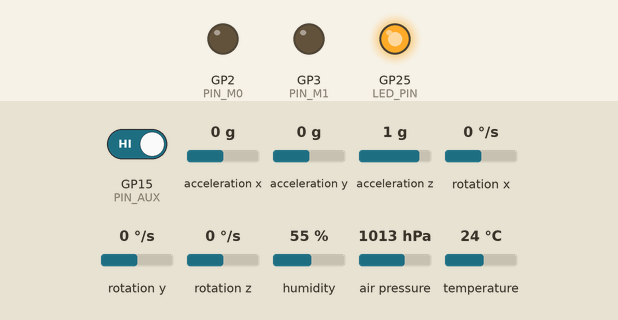
Simulated run of this sketch. Board: Raspberry Pi Pico. Parts: output pins drawn as LEDs (lit = HIGH). Wiring (inferred from the names in the program): MPU-6050 motion sensor at I2C address 0x68. Inputs (shaded band) come from the test bench; at power-on: GP15 (PIN_AUX) HIGH, acceleration x 0 g, acceleration y 0 g, acceleration z 1 g, rotation x 0 °/s, rotation y 0 °/s, rotation z 0 °/s, humidity 55 %, air pressure 1013 hPa, temperature 24 °C. The modem accepts every AT command (registered, SIM ready, sends succeed) and sends nothing else; what the sketch prints to the serial monitor is not drawn.

Above: at 10.5 s.
10.6 s: GP15 (PIN_AUX) driven LOW
At 11.2 s:
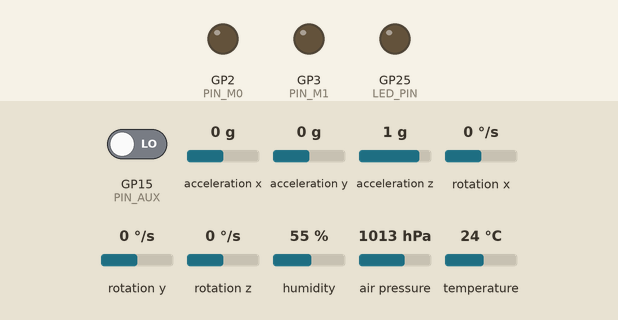
12.1 s: GP15 (PIN_AUX) driven HIGH
At 12.9 s:
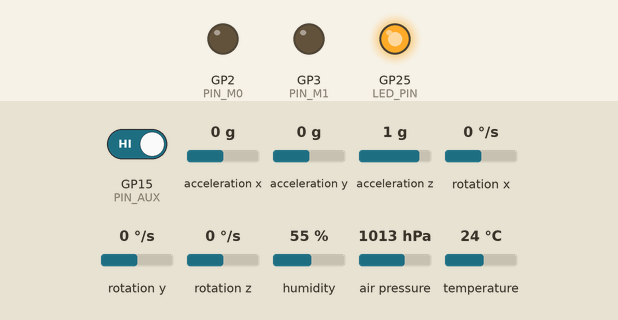
Timing chart, 0 to 15.1 s (numbered marks = the images above; inputs shaded):
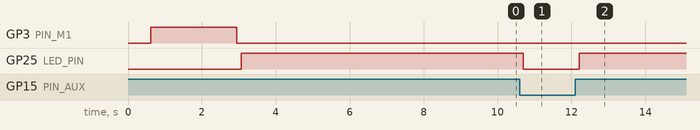

The sketch:

pico_E22_TX.ino
```cpp
// ============================================================
// E22-900T30D  —  TRANSMITTER
// TEKNOFEST HYİ Protocol — 78-byte binary packet
//
// UART0 : GP0=TX  GP1=RX   (Serial1) — E22 LoRa
// M0    : GP2  (output)
// M1    : GP3  (output)
// AUX   : GP15 (input)  → onboard LED (GP25)
// I2C0  : GP4=SDA  GP5=SCL
//   MPU6050 @ 0x68  (direct register writes — clone safe)
//   BME280  @ 0x76  (Adafruit BME280 library)
// ============================================================

#include <Wire.h>
#include <math.h>
#include <Adafruit_Sensor.h>
#include <Adafruit_BME280.h>

// ============================================================
// HUMAN-READABLE CONFIGURATION
// ============================================================
struct LoRaSettings {
  uint16_t address;     // Module Address (0 to 65535)
  uint8_t  netID;       // Network ID (0 to 255)
  uint8_t  channel;     // Frequency Channel (0 to 83)
  uint32_t baudRate;    // UART Baud: 9600, 19200, 115200, etc.
  uint8_t  airDataRate; // Air kbps: 2 (for 2.4k), 9 (for 9.6k), etc.
  uint8_t  txPower;     // Power dBm: 30, 27, 24, 21
  bool     fixedMode;   // true = Fixed Mode, false = Transparent
};

// Edit these values to quickly change your setup:
LoRaSettings myConfig = {
  .address     = 0x0001,   // Set to 0x0002 for the Receiver[cite: 2]
  .netID       = 0x00,     // Network ID[cite: 1, 2]
  .channel     = 18,        // <--- CHANGE CHANNEL HERE
  .baudRate    = 115200,   // Match your Serial1.begin() speed[cite: 1]
  .airDataRate = 2,        // 2.4kbps (standard for range)[cite: 1, 2]
  .txPower     = 30,       // Maximum power (30dBm)[cite: 1]
  .fixedMode   = true      // Required for targeted transmission[cite: 1]
};

// ---- Pin definitions ---------------------------------------
#define PIN_M0        2
#define PIN_M1        3
#define PIN_AUX       15
#define LED_PIN       25

// ---- I2C addresses -----------------------------------------
#define MPU_ADDR      0x68
#define BME_ADDR      0x76
#define SEA_LEVEL_HPA 1013.25f

// ---- HYİ protocol ------------------------------------------
#define TEAM_ID       0x00   // TODO: replace with assigned team ID
#define PACKET_SIZE   78

// ---- MPU6050 registers -------------------------------------
#define MPU_PWR_MGMT_1   0x6B
#define MPU_SMPLRT_DIV   0x19
#define MPU_CONFIG_REG   0x1A
#define MPU_GYRO_CONFIG  0x1B
#define MPU_ACCEL_CONFIG 0x1C
#define MPU_ACCEL_XOUT_H 0x3B
#define MPU_WHO_AM_I     0x75

// ---- Scale factors -----------------------------------------
// Accel: keep in g for HYİ packet; also compute m/s² for debug
#define ACCEL_SCALE_G   (1.0f / 16384.0f)        // ±2g → g
#define ACCEL_SCALE_MS2 (9.80665f / 16384.0f)    // ±2g → m/s²
#define GYRO_SCALE      (1.0f / 131.0f)           // ±250°/s → °/s

// ---- Struct declared at top so all functions can see it ----
struct ImuData {
  float ax_g,  ay_g,  az_g;   // acceleration in g  (for packet)
  float ax_ms2,ay_ms2,az_ms2; // acceleration in m/s² (for debug)
  float gx, gy, gz;            // gyroscope in °/s
};

// ---- Float→bytes union (IEEE 754 little-endian) ------------
typedef union {
  float    value;
  uint8_t  bytes[4];
} FLOAT32_CONV;

// ---- Objects -----------------------------------------------
Adafruit_BME280 bme;

// ---- Global state ------------------------------------------
uint8_t  packet_counter      = 0;
float    pad_altitude_ref    = 0.0f;

// ============================================================
//  HYİ packet helpers
// ============================================================
void insertFloat(uint8_t* pkt, uint8_t idx, float val) {
  FLOAT32_CONV c;
  c.value = val;
  pkt[idx]     = c.bytes[0];
  pkt[idx + 1] = c.bytes[1];
  pkt[idx + 2] = c.bytes[2];
  pkt[idx + 3] = c.bytes[3];
}

uint8_t calcChecksum(uint8_t* pkt) {
  uint32_t sum = 0;
  for (int i = 4; i < 75; i++) sum += pkt[i];  // bytes[4..74] (0-indexed)
  return (uint8_t)(sum % 256);
}

// ============================================================
//  MPU6050 — direct register access (clone-safe)
// ============================================================
void mpuWriteReg(uint8_t reg, uint8_t val) {
  Wire.beginTransmission(MPU_ADDR);
  Wire.write(reg);
  Wire.write(val);
  Wire.endTransmission();
}

uint8_t mpuReadReg(uint8_t reg) {
  Wire.beginTransmission(MPU_ADDR);
  Wire.write(reg);
  Wire.endTransmission(false);
  Wire.requestFrom((uint8_t)MPU_ADDR, (uint8_t)1);
  return Wire.available() ? Wire.read() : 0xFF;
}

int16_t readInt16() {
  uint8_t hi = Wire.read();
  uint8_t lo = Wire.read();
  return (int16_t)((hi << 8) | lo);
}

ImuData mpuRead() {
  Wire.beginTransmission(MPU_ADDR);
  Wire.write(MPU_ACCEL_XOUT_H);
  Wire.endTransmission(false);
  Wire.requestFrom((uint8_t)MPU_ADDR, (uint8_t)14);

  int16_t axRaw = readInt16();
  int16_t ayRaw = readInt16();
  int16_t azRaw = readInt16();
  readInt16();  // MPU internal temp — discard
  int16_t gxRaw = readInt16();
  int16_t gyRaw = readInt16();
  int16_t gzRaw = readInt16();

  ImuData d;
  d.ax_g   = axRaw * ACCEL_SCALE_G;
  d.ay_g   = ayRaw * ACCEL_SCALE_G;
  d.az_g   = azRaw * ACCEL_SCALE_G;
  d.ax_ms2 = axRaw * ACCEL_SCALE_MS2;
  d.ay_ms2 = ayRaw * ACCEL_SCALE_MS2;
  d.az_ms2 = azRaw * ACCEL_SCALE_MS2;
  d.gx     = gxRaw * GYRO_SCALE;
  d.gy     = gyRaw * GYRO_SCALE;
  d.gz     = gzRaw * GYRO_SCALE;
  return d;
}

bool mpuInit() {
  uint8_t who = mpuReadReg(MPU_WHO_AM_I);
  Serial.print("[MPU] WHO_AM_I = 0x");
  Serial.println(who, HEX);
  if (who != 0x68 && who != 0x70 && who != 0x72)
    Serial.println("[MPU] Tanimsiz WHO_AM_I — devam ediliyor");

  mpuWriteReg(MPU_PWR_MGMT_1,   0x00);
  delay(100);
  mpuWriteReg(MPU_SMPLRT_DIV,   0x07);
  mpuWriteReg(MPU_CONFIG_REG,   0x00);
  mpuWriteReg(MPU_GYRO_CONFIG,  0x00); // ±250 °/s
  mpuWriteReg(MPU_ACCEL_CONFIG, 0x00); // ±2 g

  uint8_t pwr = mpuReadReg(MPU_PWR_MGMT_1);
  Serial.print("[MPU] PWR_MGMT_1 readback = 0x");
  Serial.println(pwr, HEX);
  return (pwr == 0x00);
}

// ============================================================
//  BME280 altitude helpers
// ============================================================
float bmeRawAltitude() {
  return bme.readAltitude(SEA_LEVEL_HPA);
}

void calibratePadAltitude() {
  Serial.println("[BME] Kalibrasyon basliyor (10 okuma)...");
  float sum = 0.0f;
  for (int i = 0; i < 10; i++) {
    sum += bmeRawAltitude();
    delay(50);
  }
  pad_altitude_ref = sum / 10.0f;
  Serial.print("[BME] Pad referans yuksekligi: ");
  Serial.print(pad_altitude_ref, 2);
  Serial.println(" m");
}

float getRelativeAltitude() {
  return bmeRawAltitude() - pad_altitude_ref;
}

// ============================================================
//  E22 helpers
// ============================================================
void waitAUX() {
  unsigned long t = millis();
  while (digitalRead(PIN_AUX) == LOW) {
    if (millis() - t > 3000) break;
  }
  delay(2);
}

void setMode(bool m1, bool m0) {
  digitalWrite(PIN_M1, m1 ? HIGH : LOW);
  digitalWrite(PIN_M0, m0 ? HIGH : LOW);
  delay(20);
  waitAUX();
}

bool sendConfig(const byte* cmd, int len) {
  Serial1.write(cmd, len);
  delay(50);
  byte resp[16];
  int n = 0;
  unsigned long t = millis();
  while (n < len && millis() - t < 500) {
    if (Serial1.available()) resp[n++] = Serial1.read();
  }
  if (n < len) return false;
  return (resp[0] == 0xC1);
}

void configureModule() {
  Serial.println("[CFG] Applying Human-Readable Settings...");
  setMode(true, false); // Switch to Configuration Mode (M1=1, M0=0)
  delay(100);
  while (Serial1.available()) Serial1.read();

  // 1. Calculate Register Bytes
  uint8_t addh = (myConfig.address >> 8) & 0xFF;
  uint8_t addl = myConfig.address & 0xFF;

  // FIX BUG 1: Proper Baud Rate & Air Data Rate Mapping
  uint8_t reg0_baud;
  switch (myConfig.baudRate) {
    case 1200:   reg0_baud = 0x00; break;
    case 2400:   reg0_baud = 0x01; break;
    case 4800:   reg0_baud = 0x02; break;
    case 9600:   reg0_baud = 0x03; break;
    case 19200:  reg0_baud = 0x04; break;
    case 38400:  reg0_baud = 0x05; break;
    case 57600:  reg0_baud = 0x06; break;
    case 115200: reg0_baud = 0x07; break;
    default:     reg0_baud = 0x03; // Default 9600
  }

  uint8_t reg0_air;
  switch (myConfig.airDataRate) {
    case 0:  reg0_air = 0x00; break; // 0.3k
    case 1:  reg0_air = 0x01; break; // 1.2k
    case 2:  reg0_air = 0x02; break; // 2.4k
    case 4:  reg0_air = 0x03; break; // 4.8k
    case 9:  reg0_air = 0x04; break; // 9.6k
    case 19: reg0_air = 0x05; break; // 19.2k
    case 38: reg0_air = 0x06; break; // 38.4k
    case 62: reg0_air = 0x07; break; // 62.5k
    default: reg0_air = 0x02; // Default 2.4k
  }
  uint8_t reg0 = (reg0_baud << 5) | (0x00 << 3) | reg0_air; // 8N1 parity

  // Map Power (bits 1-0)
  uint8_t reg1_pwr = (myConfig.txPower == 30) ? 0x00 :
                     (myConfig.txPower == 27) ? 0x01 :
                     (myConfig.txPower == 24) ? 0x02 : 0x03;
  uint8_t reg1 = (0x00 << 6) | reg1_pwr; // 240-byte packet size

  // Map Fixed Mode (bit 6)
  uint8_t reg3 = (myConfig.fixedMode ? 0x01 : 0x00) << 6 | 0x0B; // Default RSSI off, LBT off

  // 2. Send Commands
  byte cmd1[] = {0xC0, 0x00, 0x04, addh, addl, myConfig.netID, reg0};
  sendConfig(cmd1, sizeof(cmd1));

  byte cmd2[] = {0xC0, 0x04, 0x01, reg1};
  sendConfig(cmd2, sizeof(cmd2));

  byte cmd3[] = {0xC0, 0x05, 0x01, myConfig.channel};
  sendConfig(cmd3, sizeof(cmd3));

  byte cmd4[] = {0xC0, 0x06, 0x01, reg3};
  sendConfig(cmd4, sizeof(cmd4));

  setMode(false, false); // Return to Normal Mode (M1=0, M0=0)
  delay(100);
}

// ============================================================
//  Setup / Loop
// ============================================================
void setup() {
  pinMode(PIN_M0,  OUTPUT);
  pinMode(PIN_M1,  OUTPUT);
  pinMode(PIN_AUX, INPUT);
  pinMode(LED_PIN, OUTPUT);

  Serial.begin(115200);
  Serial1.begin(9600);

  Wire.setSDA(4);
  Wire.setSCL(5);
  Wire.begin();

  unsigned long t = millis();
  while (!Serial && millis() - t < 3000);

  Serial.println("=== E22-900T30D TX / HYI PROTOKOLU ===");

  if (mpuInit())
    Serial.println("[MPU] Init OK");
  else
    Serial.println("[MPU] Init sorunlu — devam ediliyor");

  if (bme.begin(BME_ADDR, &Wire)) {
    Serial.println("[BME] Init OK");
  } else {
    Serial.println("[BME] BULUNAMADI — baglantıyi kontrol et!");
    while (1) { digitalWrite(LED_PIN, !digitalRead(LED_PIN)); delay(200); }
  }

  calibratePadAltitude();
  configureModule();

  Serial1.begin(myConfig.baudRate); // Re-initialize Pico's UART to match the E22's new baud rate
  Serial.println("[TX] Hazir. HYI paketi gonderiliyor...");
}

void loop() {
  digitalWrite(LED_PIN, digitalRead(PIN_AUX));

  // ---- Read sensors ----------------------------------------
  ImuData imu       = mpuRead();
  float altitude    = getRelativeAltitude();  // pad-referenced, metres
  float temperature = bme.readTemperature();
  float humidity    = bme.readHumidity();
  float pressure    = bme.readPressure() / 100.0f;

  // ---- Tilt angle from vertical ----------------------------
  // angle = acos(az / |a|), clamped to 0–180°
  float aMag  = sqrt(imu.ax_g * imu.ax_g +
                     imu.ay_g * imu.ay_g +
                     imu.az_g * imu.az_g);
  float angle = (aMag > 0.0f)
                ? degrees(acos(constrain(imu.az_g / aMag, -1.0f, 1.0f)))
                : 0.0f;

  // ---- Build 78-byte HYİ packet ----------------------------
  uint8_t packet[PACKET_SIZE];
  memset(packet, 0x00, PACKET_SIZE);

  // Header (bytes 0–3, 1-indexed 1–4)
  packet[0] = 0xFF;
  packet[1] = 0xFF;
  packet[2] = 0x54;
  packet[3] = 0x52;

  // Team ID & counter (bytes 4–5, 1-indexed 5–6)
  packet[4] = TEAM_ID;
  packet[5] = packet_counter;

  // BME280 altitude pad-referenced (bytes 6–9, 1-indexed 7–10)
  insertFloat(packet, 6, altitude);

  // GPS fields (bytes 10–45, 1-indexed 11–46) — all 0x00 via memset

  // MPU6050 gyroscope °/s (bytes 46–57, 1-indexed 47–58)
  insertFloat(packet, 46, imu.gx);
  insertFloat(packet, 50, imu.gy);
  insertFloat(packet, 54, imu.gz);

  // MPU6050 accelerometer in g (bytes 58–69, 1-indexed 59–70)
  insertFloat(packet, 58, imu.ax_g);
  insertFloat(packet, 62, imu.ay_g);
  insertFloat(packet, 66, imu.az_g);

  // Tilt angle 0–180° (bytes 70–73, 1-indexed 71–74)
  insertFloat(packet, 70, angle);

  // Status byte — parachute placeholder (byte 74, 1-indexed 75)
  packet[74] = 0x00;

  // CheckSum (byte 75, 1-indexed 76) — always last before footer
  packet[75] = calcChecksum(packet);

  // Footer (bytes 76–77, 1-indexed 77–78)
  packet[76] = 0x0D;
  packet[77] = 0x0A;

// ---- Transmit over LoRa ----------------------------------
  waitAUX();
  Serial1.write((byte)0x00);
  Serial1.write((byte)0x02);
  Serial1.write(myConfig.channel);   // <--- FIXED: Now matches your struct (18)
  Serial1.write(packet, PACKET_SIZE);
  waitAUX();

  // ---- Debug print (human-readable) ------------------------
  Serial.print("[TX] #"); Serial.print(packet_counter);
  Serial.print(" | Alt:");   Serial.print(altitude,   2);
  Serial.print("m Ang:");    Serial.print(angle,       1);
  Serial.print("deg T:");    Serial.print(temperature, 1);
  Serial.print("C P:");      Serial.print(pressure,    1);
  Serial.print("hPa H:");    Serial.print(humidity,    1);
  Serial.print("% | ax:");   Serial.print(imu.ax_ms2,  2);
  Serial.print(" ay:");      Serial.print(imu.ay_ms2,  2);
  Serial.print(" az:");      Serial.print(imu.az_ms2,  2);
  Serial.print("m/s2 | gx:"); Serial.print(imu.gx,    2);
  Serial.print(" gy:");       Serial.print(imu.gy,     2);
  Serial.print(" gz:");       Serial.print(imu.gz,     2);
  Serial.print("dps | CS:0x");
  Serial.println(packet[75], HEX);

  packet_counter++;  // uint8_t wraps 255→0 automatically

  delay(100);  // HYI minimum inter-packet interval
}
```

Measured:
- after the input at 10.6 s, GP25 (LED_PIN): HIGH → LOW after 0.10 s
- after the input at 12.1 s, GP25 (LED_PIN): LOW → HIGH after 0.11 s
